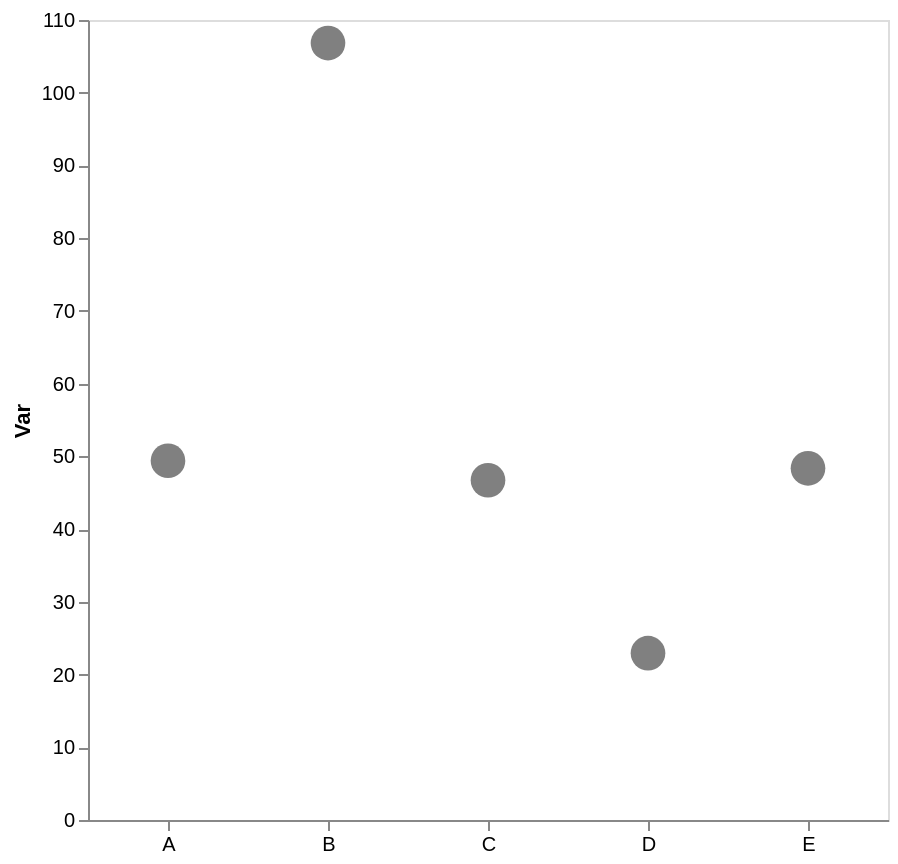

Describe this chart as a Vega-Lite specification.
### Vega-Lite specification from a JSON file in a GitHub repository (floating-point values rounded to 4 significant figures)
{"config": {"view": {"continuousWidth": 300, "continuousHeight": 300}, "axis": {"grid": false}, "bar": {"color": "gray"}}, "data": {"name": "data-56b0da327a9dd0744e3e076865d586e0"}, "mark": {"type": "point", "color": "gray", "filled": true, "size": 300}, "encoding": {"x": {"axis": {"labelAngle": 0, "title": null}, "field": "cat", "type": "nominal"}, "y": {"aggregate": "mean", "axis": {"title": "Var"}, "field": "var1", "type": "quantitative"}}, "height": 400, "width": 400, "$schema": "https://vega.github.io/schema/vega-lite/v5.17.0.json", "datasets": {"data-56b0da327a9dd0744e3e076865d586e0": [{"cat": "D", "var1": 27.91, "var2": 48.63}, {"cat": "D", "var1": 22.94, "var2": 49.44}, {"cat": "C", "var1": 50.89, "var2": 43.32}, {"cat": "E", "var1": 48.36, "var2": 55.16}, {"cat": "A", "var1": 42.54, "var2": 54.86}, {"cat": "A", "var1": 39.55, "var2": 49.35}, {"cat": "B", "var1": 134.6, "var2": 52.67}, {"cat": "C", "var1": 42.54, "var2": 44.51}, {"cat": "A", "var1": 66.08, "var2": 44.89}, {"cat": "B", "var1": 77.62, "var2": 40.25}, {"cat": "B", "var1": 108.3, "var2": 56.48}, {"cat": "D", "var1": 17.99, "var2": 53.69}]}}
